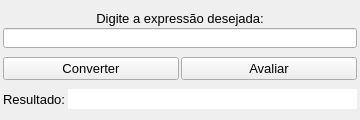
<?xml version="1.0" encoding="UTF-8"?>
<ui version="4.0">
 <class>InterfaceClass</class>
 <widget class="QWidget" name="InterfaceClass">
  <property name="geometry">
   <rect>
    <x>0</x>
    <y>0</y>
    <width>360</width>
    <height>120</height>
   </rect>
  </property>
  <property name="sizePolicy">
   <sizepolicy hsizetype="Fixed" vsizetype="Fixed">
    <horstretch>0</horstretch>
    <verstretch>0</verstretch>
   </sizepolicy>
  </property>
  <property name="minimumSize">
   <size>
    <width>360</width>
    <height>120</height>
   </size>
  </property>
  <property name="maximumSize">
   <size>
    <width>360</width>
    <height>120</height>
   </size>
  </property>
  <property name="font">
   <font>
    <pointsize>10</pointsize>
    <weight>50</weight>
    <bold>false</bold>
   </font>
  </property>
  <property name="windowTitle">
   <string>Conversor &amp; Avaliador</string>
  </property>
  <layout class="QGridLayout" name="gridLayout">
   <property name="margin">
    <number>3</number>
   </property>
   <property name="spacing">
    <number>3</number>
   </property>
   <item row="2" column="1">
    <layout class="QVBoxLayout" name="verticalLayoutExpression">
     <property name="spacing">
      <number>1</number>
     </property>
     <property name="sizeConstraint">
      <enum>QLayout::SetMinimumSize</enum>
     </property>
     <item>
      <widget class="QLabel" name="labelValidation">
       <property name="maximumSize">
        <size>
         <width>16777215</width>
         <height>18</height>
        </size>
       </property>
       <property name="font">
        <font>
         <pointsize>10</pointsize>
         <strikeout>false</strikeout>
         <kerning>true</kerning>
        </font>
       </property>
       <property name="lineWidth">
        <number>0</number>
       </property>
       <property name="text">
        <string>Digite a expressão desejada:</string>
       </property>
       <property name="alignment">
        <set>Qt::AlignCenter</set>
       </property>
      </widget>
     </item>
     <item>
      <widget class="QLineEdit" name="lineEditExpression">
       <property name="sizePolicy">
        <sizepolicy hsizetype="Minimum" vsizetype="Minimum">
         <horstretch>0</horstretch>
         <verstretch>0</verstretch>
        </sizepolicy>
       </property>
       <property name="maximumSize">
        <size>
         <width>16777215</width>
         <height>20</height>
        </size>
       </property>
       <property name="inputMask">
        <string/>
       </property>
      </widget>
     </item>
    </layout>
   </item>
   <item row="4" column="1">
    <layout class="QHBoxLayout" name="horizontalLayoutButtons">
     <property name="spacing">
      <number>2</number>
     </property>
     <item>
      <widget class="QPushButton" name="pushButtonConvert">
       <property name="text">
        <string>Converter</string>
       </property>
      </widget>
     </item>
     <item>
      <widget class="QPushButton" name="pushButtonEvaluate">
       <property name="text">
        <string>Avaliar</string>
       </property>
      </widget>
     </item>
    </layout>
   </item>
   <item row="5" column="1">
    <layout class="QHBoxLayout" name="horizontalLayout">
     <property name="spacing">
      <number>0</number>
     </property>
     <property name="sizeConstraint">
      <enum>QLayout::SetMinimumSize</enum>
     </property>
     <item>
      <widget class="QLabel" name="labelResult">
       <property name="sizePolicy">
        <sizepolicy hsizetype="Minimum" vsizetype="Minimum">
         <horstretch>0</horstretch>
         <verstretch>0</verstretch>
        </sizepolicy>
       </property>
       <property name="maximumSize">
        <size>
         <width>65</width>
         <height>20</height>
        </size>
       </property>
       <property name="text">
        <string>Resultado:</string>
       </property>
      </widget>
     </item>
     <item>
      <widget class="QLineEdit" name="lineEditResult">
       <property name="enabled">
        <bool>true</bool>
       </property>
       <property name="sizePolicy">
        <sizepolicy hsizetype="Minimum" vsizetype="Minimum">
         <horstretch>0</horstretch>
         <verstretch>0</verstretch>
        </sizepolicy>
       </property>
       <property name="maximumSize">
        <size>
         <width>16777215</width>
         <height>20</height>
        </size>
       </property>
       <property name="frame">
        <bool>false</bool>
       </property>
       <property name="readOnly">
        <bool>true</bool>
       </property>
      </widget>
     </item>
    </layout>
   </item>
  </layout>
 </widget>
 <layoutdefault spacing="6" margin="11"/>
 <resources/>
 <connections/>
</ui>
